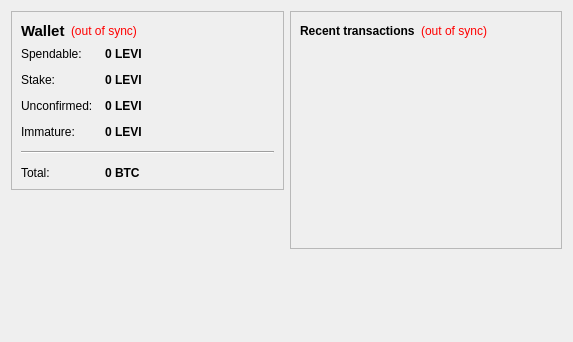
<?xml version="1.0" encoding="UTF-8"?>
<ui version="4.0">
 <class>OverviewPage</class>
 <widget class="QWidget" name="OverviewPage">
  <property name="geometry">
   <rect>
    <x>0</x>
    <y>0</y>
    <width>573</width>
    <height>342</height>
   </rect>
  </property>
  <property name="windowTitle">
   <string>Form</string>
  </property>
  <layout class="QHBoxLayout" name="horizontalLayout" stretch="1,1">
   <item>
    <layout class="QVBoxLayout" name="verticalLayout_2">
     <item>
      <widget class="QFrame" name="frame">
       <property name="frameShape">
        <enum>QFrame::StyledPanel</enum>
       </property>
       <property name="frameShadow">
        <enum>QFrame::Raised</enum>
       </property>
       <layout class="QVBoxLayout" name="verticalLayout_4">
        <item>
         <layout class="QHBoxLayout" name="horizontalLayout_4">
          <item>
           <widget class="QLabel" name="label_5">
            <property name="font">
             <font>
              <pointsize>11</pointsize>
              <weight>75</weight>
              <bold>true</bold>
             </font>
            </property>
            <property name="text">
             <string>Wallet</string>
            </property>
           </widget>
          </item>
          <item>
           <widget class="QLabel" name="labelWalletStatus">
            <property name="toolTip">
             <string>The displayed information may be out of date. Your wallet automatically synchronizes with the LEVi network after a connection is established, but this process has not completed yet.</string>
            </property>
            <property name="styleSheet">
             <string notr="true">QLabel { color: red; }</string>
            </property>
            <property name="text">
             <string notr="true">(out of sync)</string>
            </property>
            <property name="alignment">
             <set>Qt::AlignLeading|Qt::AlignLeft|Qt::AlignVCenter</set>
            </property>
           </widget>
          </item>
          <item>
           <spacer name="horizontalSpacer_2">
            <property name="orientation">
             <enum>Qt::Horizontal</enum>
            </property>
            <property name="sizeHint" stdset="0">
             <size>
              <width>40</width>
              <height>20</height>
             </size>
            </property>
           </spacer>
          </item>
         </layout>
        </item>
        <item>
         <layout class="QFormLayout" name="formLayout_2">
          <property name="fieldGrowthPolicy">
           <enum>QFormLayout::AllNonFixedFieldsGrow</enum>
          </property>
          <property name="horizontalSpacing">
           <number>12</number>
          </property>
          <property name="verticalSpacing">
           <number>12</number>
          </property>
          <item row="0" column="0">
           <widget class="QLabel" name="label">
            <property name="text">
             <string>Spendable:</string>
            </property>
           </widget>
          </item>
          <item row="0" column="1">
           <widget class="QLabel" name="labelBalance">
            <property name="font">
             <font>
              <weight>75</weight>
              <bold>true</bold>
             </font>
            </property>
            <property name="cursor">
             <cursorShape>IBeamCursor</cursorShape>
            </property>
            <property name="toolTip">
             <string>Your current spendable balance</string>
            </property>
            <property name="text">
             <string notr="true">0 LEVI</string>
            </property>
            <property name="textInteractionFlags">
             <set>Qt::LinksAccessibleByMouse|Qt::TextSelectableByKeyboard|Qt::TextSelectableByMouse</set>
            </property>
           </widget>
          </item>
          <item row="1" column="0">
           <widget class="QLabel" name="label_6">
            <property name="text">
             <string>Stake:</string>
            </property>
           </widget>
          </item>
          <item row="1" column="1">
           <widget class="QLabel" name="labelStake">
            <property name="font">
             <font>
              <weight>75</weight>
              <bold>true</bold>
             </font>
            </property>
            <property name="cursor">
             <cursorShape>IBeamCursor</cursorShape>
            </property>
            <property name="toolTip">
             <string>Total of coins that was staked, and do not yet count toward the current balance</string>
            </property>
            <property name="text">
             <string notr="true">0 LEVI</string>
            </property>
            <property name="textInteractionFlags">
             <set>Qt::LinksAccessibleByMouse|Qt::TextSelectableByKeyboard|Qt::TextSelectableByMouse</set>
            </property>
           </widget>
          </item>
          <item row="2" column="0">
           <widget class="QLabel" name="label_3">
            <property name="text">
             <string>Unconfirmed:</string>
            </property>
           </widget>
          </item>
          <item row="2" column="1">
           <widget class="QLabel" name="labelUnconfirmed">
            <property name="font">
             <font>
              <weight>75</weight>
              <bold>true</bold>
             </font>
            </property>
            <property name="cursor">
             <cursorShape>IBeamCursor</cursorShape>
            </property>
            <property name="toolTip">
             <string>Total of transactions that have yet to be confirmed, and do not yet count toward the current balance</string>
            </property>
            <property name="text">
             <string notr="true">0 LEVI</string>
            </property>
            <property name="textInteractionFlags">
             <set>Qt::LinksAccessibleByMouse|Qt::TextSelectableByKeyboard|Qt::TextSelectableByMouse</set>
            </property>
           </widget>
          </item>
          <item row="3" column="0">
           <widget class="QLabel" name="labelImmatureText">
            <property name="text">
             <string>Immature:</string>
            </property>
           </widget>
          </item>
          <item row="3" column="1">
           <widget class="QLabel" name="labelImmature">
            <property name="font">
             <font>
              <weight>75</weight>
              <bold>true</bold>
             </font>
            </property>
            <property name="toolTip">
             <string>Mined balance that has not yet matured</string>
            </property>
            <property name="text">
             <string notr="true">0 LEVI</string>
            </property>
            <property name="textInteractionFlags">
             <set>Qt::LinksAccessibleByMouse|Qt::TextSelectableByKeyboard|Qt::TextSelectableByMouse</set>
            </property>
           </widget>
          </item>
          <item row="4" column="0" colspan="2">
           <widget class="Line" name="line">
            <property name="orientation">
             <enum>Qt::Horizontal</enum>
            </property>
           </widget>
          </item>
          <item row="5" column="0">
           <widget class="QLabel" name="labelTotalText">
            <property name="text">
             <string>Total:</string>
            </property>
           </widget>
          </item>
          <item row="5" column="1">
           <widget class="QLabel" name="labelTotal">
            <property name="font">
             <font>
              <weight>75</weight>
              <bold>true</bold>
             </font>
            </property>
            <property name="cursor">
             <cursorShape>IBeamCursor</cursorShape>
            </property>
            <property name="toolTip">
             <string>Your current total balance</string>
            </property>
            <property name="text">
             <string notr="true">0 BTC</string>
            </property>
            <property name="textInteractionFlags">
             <set>Qt::LinksAccessibleByMouse|Qt::TextSelectableByKeyboard|Qt::TextSelectableByMouse</set>
            </property>
           </widget>
          </item>
         </layout>
        </item>
       </layout>
      </widget>
     </item>
     <item>
      <spacer name="verticalSpacer">
       <property name="orientation">
        <enum>Qt::Vertical</enum>
       </property>
       <property name="sizeHint" stdset="0">
        <size>
         <width>20</width>
         <height>40</height>
        </size>
       </property>
      </spacer>
     </item>
    </layout>
   </item>
   <item>
    <layout class="QVBoxLayout" name="verticalLayout_3">
     <item>
      <widget class="QFrame" name="frame_2">
       <property name="frameShape">
        <enum>QFrame::StyledPanel</enum>
       </property>
       <property name="frameShadow">
        <enum>QFrame::Raised</enum>
       </property>
       <layout class="QVBoxLayout" name="verticalLayout">
        <item>
         <layout class="QHBoxLayout" name="horizontalLayout_2">
          <item>
           <widget class="QLabel" name="label_4">
            <property name="text">
             <string>&lt;b&gt;Recent transactions&lt;/b&gt;</string>
            </property>
           </widget>
          </item>
          <item>
           <widget class="QLabel" name="labelTransactionsStatus">
            <property name="toolTip">
             <string>The displayed information may be out of date. Your wallet automatically synchronizes with the LEVi network after a connection is established, but this process has not completed yet.</string>
            </property>
            <property name="styleSheet">
             <string notr="true">QLabel { color: red; }</string>
            </property>
            <property name="text">
             <string notr="true">(out of sync)</string>
            </property>
            <property name="alignment">
             <set>Qt::AlignRight|Qt::AlignTrailing|Qt::AlignVCenter</set>
            </property>
           </widget>
          </item>
          <item>
           <spacer name="horizontalSpacer">
            <property name="orientation">
             <enum>Qt::Horizontal</enum>
            </property>
            <property name="sizeHint" stdset="0">
             <size>
              <width>40</width>
              <height>20</height>
             </size>
            </property>
           </spacer>
          </item>
         </layout>
        </item>
        <item>
         <widget class="QListView" name="listTransactions">
          <property name="styleSheet">
           <string notr="true">QListView { background: transparent; }</string>
          </property>
          <property name="frameShape">
           <enum>QFrame::NoFrame</enum>
          </property>
          <property name="verticalScrollBarPolicy">
           <enum>Qt::ScrollBarAlwaysOff</enum>
          </property>
          <property name="horizontalScrollBarPolicy">
           <enum>Qt::ScrollBarAlwaysOff</enum>
          </property>
          <property name="selectionMode">
           <enum>QAbstractItemView::NoSelection</enum>
          </property>
         </widget>
        </item>
       </layout>
      </widget>
     </item>
     <item>
      <spacer name="verticalSpacer_2">
       <property name="orientation">
        <enum>Qt::Vertical</enum>
       </property>
       <property name="sizeHint" stdset="0">
        <size>
         <width>20</width>
         <height>40</height>
        </size>
       </property>
      </spacer>
     </item>
    </layout>
   </item>
  </layout>
 </widget>
 <resources/>
 <connections/>
</ui>
